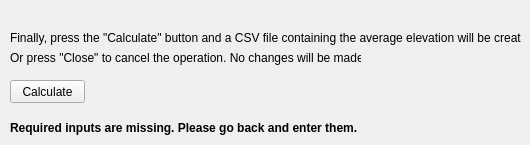
   <widget class="QWidget" name="page_4">
    <widget class="QPushButton" name="calculate_button">
     <property name="geometry">
      <rect>
       <x>10</x>
       <y>80</y>
       <width>75</width>
       <height>23</height>
      </rect>
     </property>
     <property name="whatsThis">
      <string>&lt;html&gt;&lt;head/&gt;&lt;body&gt;&lt;p&gt;Click this button to perform the analysis. This may take some time depending on the amount of data to be processed. &lt;/p&gt;&lt;p&gt;&lt;br/&gt;&lt;/p&gt;&lt;p&gt;You will be unable to click this button if any of the required inputs from the previous screens are missing. If this is the case, use the &amp;quot;Previous&amp;quot; button to go back and input the required data, and the &amp;quot;Next&amp;quot; button to return to this screen.&lt;/p&gt;&lt;/body&gt;&lt;/html&gt;</string>
     </property>
     <property name="text">
      <string>Calculate</string>
     </property>
    </widget>
    <widget class="QLabel" name="next_close_label">
     <property name="geometry">
      <rect>
       <x>10</x>
       <y>50</y>
       <width>351</width>
       <height>16</height>
      </rect>
     </property>
     <property name="text">
      <string>Or press &quot;Close&quot; to cancel the operation. No changes will be made.</string>
     </property>
    </widget>
    <widget class="QLabel" name="next_label">
     <property name="geometry">
      <rect>
       <x>10</x>
       <y>30</y>
       <width>511</width>
       <height>16</height>
      </rect>
     </property>
     <property name="text">
      <string>Finally, press the &quot;Calculate&quot; button and a CSV file containing the average elevation will be created.</string>
     </property>
    </widget>
    <widget class="QLabel" name="calculate_check_label">
     <property name="geometry">
      <rect>
       <x>10</x>
       <y>120</y>
       <width>491</width>
       <height>16</height>
      </rect>
     </property>
     <property name="font">
      <font>
       <weight>75</weight>
       <bold>true</bold>
      </font>
     </property>
     <property name="whatsThis">
      <string>&lt;html&gt;&lt;head/&gt;&lt;body&gt;&lt;p&gt;This label will appear green if you have entered all the required inputs, and you will be able to click the &amp;quot;Calculate&amp;quot; button to perform the analysis. It will appear red if required inputs are missing, and you will not be able to perform the analysis until they have been entered.&lt;/p&gt;&lt;/body&gt;&lt;/html&gt;</string>
     </property>
     <property name="text">
      <string>Required inputs are missing. Please go back and enter them.</string>
     </property>
    </widget>
   </widget>
